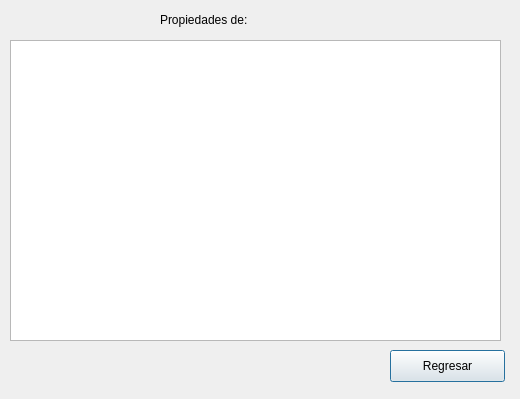
<?xml version="1.0" encoding="UTF-8"?>
<ui version="4.0">
 <class>PropiedadesDialog</class>
 <widget class="QDialog" name="PropiedadesDialog">
  <property name="geometry">
   <rect>
    <x>0</x>
    <y>0</y>
    <width>520</width>
    <height>399</height>
   </rect>
  </property>
  <property name="windowTitle">
   <string>Dialog</string>
  </property>
  <widget class="QLabel" name="label">
   <property name="geometry">
    <rect>
     <x>160</x>
     <y>10</y>
     <width>101</width>
     <height>19</height>
    </rect>
   </property>
   <property name="text">
    <string>Propiedades de:</string>
   </property>
  </widget>
  <widget class="QLabel" name="player">
   <property name="geometry">
    <rect>
     <x>270</x>
     <y>10</y>
     <width>121</width>
     <height>19</height>
    </rect>
   </property>
   <property name="text">
    <string/>
   </property>
  </widget>
  <widget class="QTableWidget" name="tabla">
   <property name="geometry">
    <rect>
     <x>10</x>
     <y>40</y>
     <width>491</width>
     <height>301</height>
    </rect>
   </property>
  </widget>
  <widget class="QPushButton" name="pushButton">
   <property name="geometry">
    <rect>
     <x>390</x>
     <y>350</y>
     <width>115</width>
     <height>32</height>
    </rect>
   </property>
   <property name="text">
    <string>Regresar</string>
   </property>
  </widget>
 </widget>
 <resources/>
 <connections/>
</ui>
